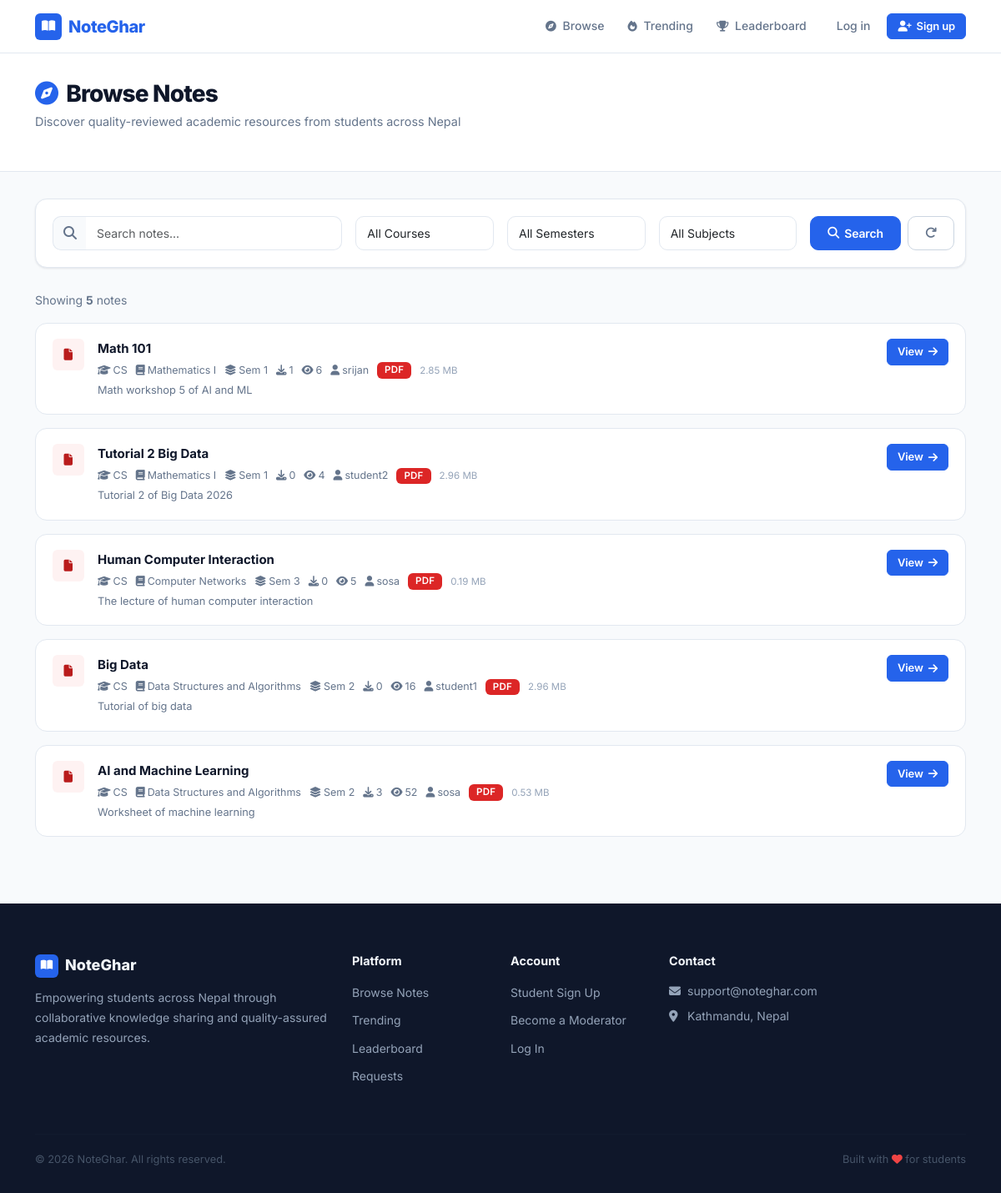
The app's page /notes/ with its own data.
### notes/models.py (models this page shows, shortened)
class Note(models.Model):
    STATUS_CHOICES = (
        ('pending', 'Pending Review'),
        ('approved', 'Approved'),
        ('rejected', 'Rejected'),
    )
    title = models.CharField(max_length=300)
    description = models.TextField()
    subject = models.ForeignKey(Subject, on_delete=models.CASCADE, related_name='notes')
    course = models.ForeignKey(Course, on_delete=models.CASCADE, related_name='notes')
    semester = models.ForeignKey(Semester, on_delete=models.CASCADE, related_name='notes')
    assigned_moderator = models.ForeignKey(
        settings.AUTH_USER_MODEL,
        on_delete=models.SET_NULL,
        null=True,
        blank=True,
        related_name='assigned_notes',
        help_text='Moderator assigned to review this note'
    )
    file = models.FileField(
        upload_to='notes/%Y/%m/',
        validators=[FileExtensionValidator(allowed_extensions=['pdf', 'docx', 'doc', 'ppt', 'pptx'])]
    )
    file_size = models.IntegerField(default=0, help_text="File size in bytes")
    uploaded_by = models.ForeignKey(settings.AUTH_USER_MODEL, on_delete=models.CASCADE, related_name='notes')
    status = models.CharField(max_length=20, choices=STATUS_CHOICES, default='pending')
    tags = models.ManyToManyField(Tag, blank=True, related_name='notes')
    download_count = models.IntegerField(default=0)
    view_count = models.IntegerField(default=0)
    created_at = models.DateTimeField(auto_now_add=True)
    updated_at = models.DateTimeField(auto_now=True)
    approved_at = models.DateTimeField(null=True, blank=True)
    approved_by = models.ForeignKey(
        settings.AUTH_USER_MODEL,
        on_delete=models.SET_NULL,
        null=True,
        blank=True,
        related_name='approved_notes'
    )
    class Meta:
        ordering = ['-created_at']
    def get_file_extension(self):
        return self.file.name.split('.')[-1].upper()
    def get_file_size_mb(self):
        return round(self.file_size / (1024 * 1024), 2)

class Course(models.Model):
    name = models.CharField(max_length=200, unique=True)
    code = models.CharField(max_length=20, unique=True)
    description = models.TextField(blank=True)
    slug = models.SlugField(unique=True, blank=True)
    created_at = models.DateTimeField(auto_now_add=True)
    class Meta:
        ordering = ['name']
    def __str__(self):
        return f"{self.code} - {self.name}"

class Subject(models.Model):
    name = models.CharField(max_length=200)
    code = models.CharField(max_length=20)
    course = models.ForeignKey(Course, on_delete=models.CASCADE, related_name='subjects')
    semester = models.ForeignKey(Semester, on_delete=models.CASCADE, related_name='subjects')
    description = models.TextField(blank=True)
    slug = models.SlugField(blank=True)
    created_at = models.DateTimeField(auto_now_add=True)
    class Meta:
        ordering = ['course', 'semester', 'name']
        unique_together = ['code', 'course', 'semester']
    def __str__(self):
        return f"{self.code} - {self.name} ({self.course.code}, Sem {self.semester.number})"

class Semester(models.Model):
    name = models.CharField(max_length=50)
    number = models.IntegerField(unique=True)
    class Meta:
        ordering = ['number']
    def __str__(self):
        return self.name

### accounts/models.py (models this page shows, shortened)
class User(AbstractUser):
    ROLE_CHOICES = (
        ('student', 'Student'),
        ('moderator', 'Moderator'),
        ('admin', 'Admin'),
    )
    role = models.CharField(max_length=20, choices=ROLE_CHOICES, default='student')
    phone = models.CharField(max_length=15, blank=True, null=True)
    institution = models.ForeignKey(
        'notes.Institution',
        on_delete=models.SET_NULL,
        null=True,
        blank=True,
        related_name='users',
        help_text='User\'s affiliated institution'
    )
    profile_picture = models.ImageField(upload_to='profiles/', blank=True, null=True)
    bio = models.TextField(blank=True, null=True)
    is_verified = models.BooleanField(default=False)
    specialization_courses = models.ManyToManyField(
        'notes.Course',
        blank=True,
        related_name='specialized_moderators',
        help_text='Courses this moderator specializes in'
    )
    specialization_subjects = models.ManyToManyField(
        'notes.Subject',
        blank=True,
        related_name='specialized_moderators',
        help_text='Specific subjects within courses'
    )
    qualification_document = models.FileField(
        upload_to='qualifications/%Y/%m/',
        blank=True,
        null=True,
        help_text='Upload degree certificate, transcript, or other proof of qualification (PDF, JPG, PNG)'
    )
    qualification_verified = models.BooleanField(
        default=False,
        help_text='Admin has verified the qualification documents'
    )
    qualification_notes = models.TextField(
        blank=True,
        help_text='Admin notes about qualification verification'
    )
    created_at = models.DateTimeField(auto_now_add=True)
    updated_at = models.DateTimeField(auto_now=True)

### notes/views.py (the view, shortened to what this page needs)
# urls.py: path('', views.note_list_view, name='list'),
def note_list_view(request):
    notes = Note.objects.filter(status='approved').select_related(
        'subject', 'course', 'semester', 'uploaded_by'
    )
    form = NoteSearchForm(request.GET)
    query = request.GET.get('query')
    if form.is_valid():
        if form.cleaned_data.get('course'):
            notes = notes.filter(course=form.cleaned_data['course'])
        if form.cleaned_data.get('semester'):
            notes = notes.filter(semester=form.cleaned_data['semester'])
        if form.cleaned_data.get('subject'):
            notes = notes.filter(subject=form.cleaned_data['subject'])
    context = {
        'notes': notes,
        'form': form,
        'total_notes': notes.count()
    }
    return render(request, 'notes/note_list.html', context)

### notes/forms.py
class NoteSearchForm(forms.Form):
    query = forms.CharField(required=False, widget=forms.TextInput(attrs={'class': 'form-control', 'placeholder': 'Search notes...'}))
    course = forms.ModelChoiceField(queryset=Course.objects.all(), required=False, widget=forms.Select(attrs={'class': 'form-control'}), empty_label="All Courses")
    semester = forms.ModelChoiceField(queryset=Semester.objects.all(), required=False, widget=forms.Select(attrs={'class': 'form-control'}), empty_label="All Semesters")
    subject = forms.ModelChoiceField(queryset=Subject.objects.all(), required=False, widget=forms.Select(attrs={'class': 'form-control'}), empty_label="All Subjects")

### notes/context_processors.py (called while the page is built, shortened)
def moderation_stats(request):
    return {}

### core/templates/notes/note_list.html (shortened to what this page needs)
{% extends 'base.html' %}
{% block content %}
<div class="page-header">
    <div class="container">
        <h1 class="page-title"><i class="fas fa-compass" style="color: var(--primary); margin-right: 10px;"></i>Browse Notes</h1>
        <p class="page-subtitle">Discover quality-reviewed academic resources from students across Nepal</p>
    </div>
</div>
<div class="container mb-5">
    <div class="search-bar">
        <form method="get" id="searchForm">
            <div class="row g-3">
                <div class="col-md-4">
                    <div class="input-group">
                        <span class="input-group-text" style="background: var(--body-bg); border: 1.5px solid var(--border); border-right: none; border-radius: var(--radius-md) 0 0 var(--radius-md); color: var(--text-muted);"><i class="fas fa-search"></i></span>
                        <input type="text" name="query" class="form-control" placeholder="Search notes..." value="{{ request.GET.query }}" style="border-left: none; border-radius: 0 var(--radius-md) var(--radius-md) 0;">
                    </div>
                </div>
                <div class="col-md-2">{{ form.course }}</div>
                <div class="col-md-2">{{ form.semester }}</div>
                <div class="col-md-2">{{ form.subject }}</div>
                <div class="col-md-2 d-flex gap-2">
                    <button type="submit" class="btn btn-primary flex-grow-1"><i class="fas fa-search"></i> Search</button>
                    <a href="{% url 'notes:list' %}" class="btn btn-secondary"><i class="fas fa-redo"></i></a>
                </div>
            </div>
        </form>
    </div>
    <p class="result-count">Showing <strong>{{ total_notes }}</strong> note{{ total_notes|pluralize }}</p>
    {% if notes %}
    <div class="d-flex flex-column gap-3">
        {% for note in notes %}
        <div class="note-list-item">
            <div class="file-ext-icon {% if note.get_file_extension == 'PDF' %}pdf{% elif note.get_file_extension == 'DOCX' or note.get_file_extension == 'DOC' %}docx{% elif note.get_file_extension == 'PPTX' or note.get_file_extension == 'PPT' %}pptx{% else %}default{% endif %} file-badge">
                <i class="fas fa-file"></i>
            </div>
            <div class="flex-grow-1 min-width-0">
                <div class="title">{{ note.title|truncatewords:12 }}</div>
                <div class="meta">
                    <span><i class="fas fa-graduation-cap"></i>{{ note.course.code }}</span>
                    <span><i class="fas fa-book"></i>{{ note.subject.name }}</span>
                    <span><i class="fas fa-layer-group"></i>Sem {{ note.semester.number }}</span>
                    <span><i class="fas fa-download"></i>{{ note.download_count }}</span>
                    <span><i class="fas fa-eye"></i>{{ note.view_count }}</span>
                    <span><i class="fas fa-user"></i>{{ note.uploaded_by.username }}</span>
                    <span class="badge {% if note.get_file_extension == 'PDF' %}bg-danger{% elif note.get_file_extension == 'DOCX' or note.get_file_extension == 'DOC' %}bg-primary{% else %}bg-warning text-dark{% endif %}">{{ note.get_file_extension }}</span>
                    <span style="color: var(--text-light); font-size: .72rem;">{{ note.get_file_size_mb }} MB</span>
                </div>
                {% if note.description %}
                <p class="mb-0 mt-1" style="font-size: .8rem; color: var(--text-muted);">{{ note.description|truncatewords:18 }}</p>
                {% endif %}
            </div>
            <div class="actions">
                <a href="{% url 'notes:detail' note.pk %}" class="btn btn-primary btn-sm">View <i class="fas fa-arrow-right"></i></a>
            </div>
        </div>
        {% endfor %}
    </div>
    {% endif %}
</div>
{% endblock %}

### core/templates/base.html (style rules this page uses)
:root { --primary: #2563EB; --primary-dark: #1D4ED8; --primary-light: #EFF6FF; --accent: #7C3AED; --success: #059669; --warning: #D97706; --danger: #DC2626; --dark: #0F172A; --body-bg: #F8FAFC; --surface: #FFFFFF; --border: #E2E8F0; --border-hover: #CBD5E1; --text-muted: #64748B; --text-light: #94A3B8; --nav-height: 64px; --radius-sm: 6px; --radius-md: 10px; --radius-lg: 14px; --radius-xl: 20px; --shadow-sm: 0 1px 3px rgba(15,23,42,.06), 0 1px 2px rgba(15,23,42,.04); --shadow-md: 0 4px 12px rgba(15,23,42,.08), 0 2px 4px rgba(15,23,42,.04); --shadow-lg: 0 10px 30px rgba(15,23,42,.10); }
*, *::before, *::after { box-sizing: border-box; }
body { font-family: 'Inter', -apple-system, BlinkMacSystemFont, 'Segoe UI', sans-serif; background: var(--body-bg); color: var(--dark); line-height: 1.6; -webkit-font-smoothing: antialiased; }
.btn { font-weight: 600; border-radius: var(--radius-md); font-size: 0.875rem; padding: 9px 20px; transition: all .18s ease; letter-spacing: -0.01em; border: 1.5px solid transparent; display: inline-flex; align-items: center; gap: 6px; }
.btn-sm { padding: 5px 12px; font-size: 0.8125rem; border-radius: var(--radius-sm); }
.btn-primary { background: var(--primary); color: #fff; border-color: var(--primary); }
.btn-secondary, .btn-outline-secondary { background: transparent; color: var(--text-muted); border-color: var(--border-hover); }
.badge { font-weight: 600; font-size: 0.72rem; padding: 4px 9px; border-radius: var(--radius-sm); letter-spacing: 0.02em; }
.bg-danger { background: var(--danger) !important; }
.form-control, .form-select { border: 1.5px solid var(--border); border-radius: var(--radius-md); padding: 9px 13px; font-size: 0.875rem; transition: border-color .15s, box-shadow .15s; background: var(--surface); }
.file-badge { display: inline-flex; align-items: center; gap: 4px; font-size: 0.7rem; font-weight: 700; padding: 3px 8px; border-radius: var(--radius-sm); letter-spacing: 0.04em; }
.file-badge.pdf { background: #FEF2F2; color: #B91C1C; }
.page-header { background: var(--surface); border-bottom: 1px solid var(--border); padding: 32px 0; margin-bottom: 32px; }
.page-title { font-size: 1.75rem; font-weight: 800; color: var(--dark); margin-bottom: 4px; letter-spacing: -0.03em; }
.page-subtitle { color: var(--text-muted); font-size: 0.9rem; }

### core/templates/notes/note_list.html (style rules this page uses)
.search-bar { background: var(--surface); border: 1px solid var(--border); border-radius: var(--radius-lg); padding: 20px; margin-bottom: 28px; box-shadow: var(--shadow-sm); }
.file-ext-icon { width: 38px; height: 38px; border-radius: var(--radius-sm); display: flex; align-items: center; justify-content: center; font-size: .875rem; font-weight: 700; flex-shrink: 0; }
.note-list-item { background: var(--surface); border: 1px solid var(--border); border-radius: var(--radius-lg); padding: 18px 20px; display: flex; align-items: flex-start; gap: 16px; transition: all .18s; }
.note-list-item .title { font-weight: 700; font-size: .9375rem; color: var(--dark); margin-bottom: 4px; }
.note-list-item .meta { font-size: .78rem; color: var(--text-muted); display: flex; flex-wrap: wrap; gap: 10px; align-items: center; }
.note-list-item .meta i { margin-right: 3px; }
.note-list-item .actions { margin-left: auto; flex-shrink: 0; display: flex; gap: 8px; align-items: center; }
.result-count { font-size: .875rem; color: var(--text-muted); margin-bottom: 16px; }

### records on screen
Note: title "Math 101", course.code "CS", subject.name "Mathematics I", semester.number "1", download_count "1", view_count "6", uploaded_by.username "srijan", get_file_extension "PDF", get_file_size_mb "2.85", description "Math workshop 5 of AI and ML"
Note: title "Tutorial 2 Big Data", course.code "CS", subject.name "Mathematics I", semester.number "1", download_count "0", view_count "4", uploaded_by.username "student2", get_file_extension "PDF", get_file_size_mb "2.96", description "Tutorial 2 of Big Data 2026"
Note: title "Human Computer Interaction", course.code "CS", subject.name "Computer Networks", semester.number "3", download_count "0", view_count "5", uploaded_by.username "sosa", get_file_extension "PDF", get_file_size_mb "0.19", description "The lecture of human computer interaction"
Note: title "Big Data", course.code "CS", subject.name "Data Structures and Algorithms", semester.number "2", download_count "0", view_count "16", uploaded_by.username "student1", get_file_extension "PDF", get_file_size_mb "2.96", description "Tutorial of big data"
Note: title "AI and Machine Learning", course.code "CS", subject.name "Data Structures and Algorithms", semester.number "2", download_count "3", view_count "52", uploaded_by.username "sosa", get_file_extension "PDF", get_file_size_mb "0.53", description "Worksheet of machine learning"

### other values on screen
{{ total_notes }} "5"
